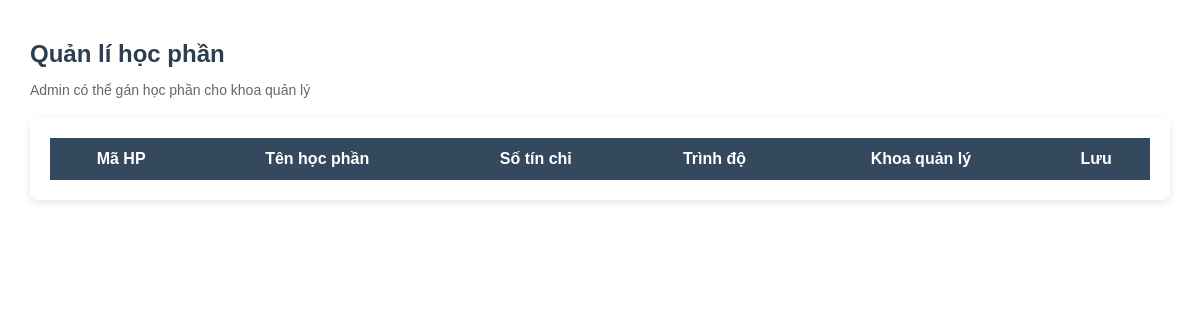
Before: /admin_hocphan_list with the older database file.
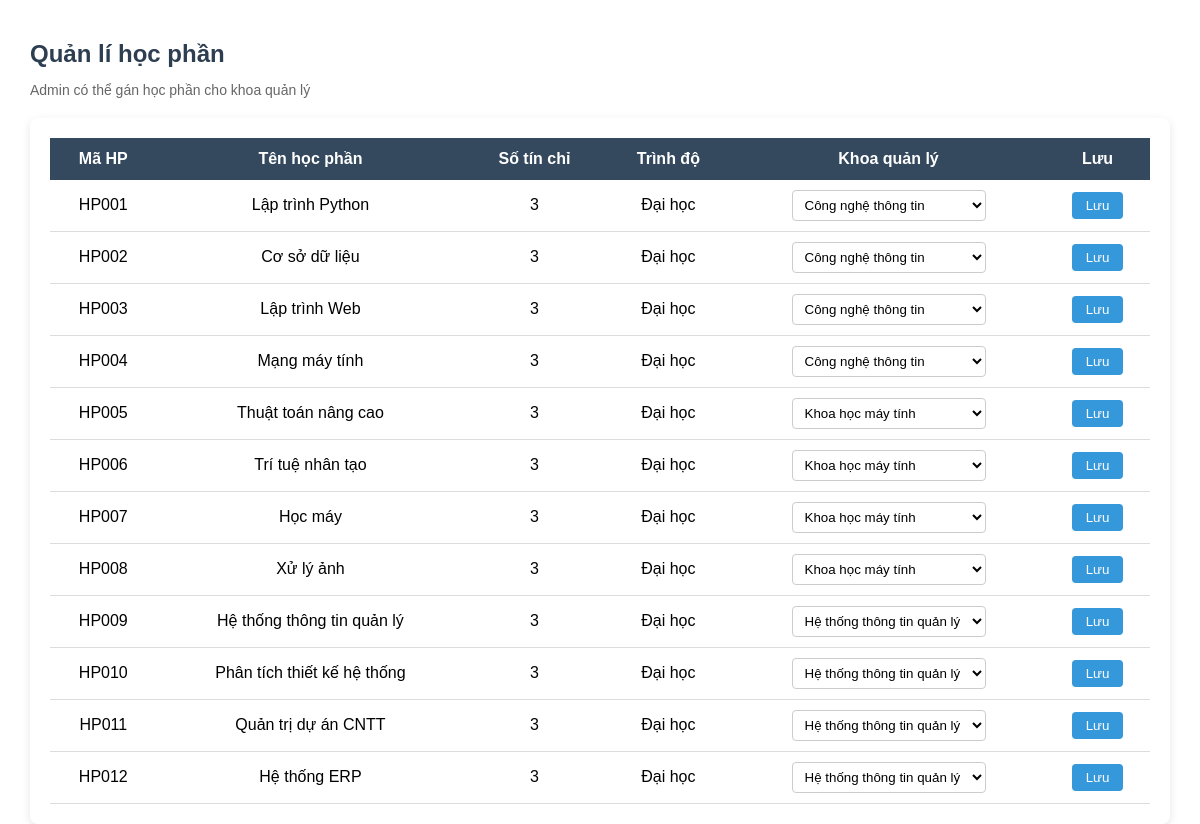
After: the same page with the newer database file.
### tables this page shows
CREATE TABLE "HocPhan" (
	"MaHP"	CHAR(10) NOT NULL,
	"TenHP"	NVARCHAR(100) NOT NULL,
	"SoTC"	INTEGER,
	"TrinhDo"	NVARCHAR(20),
	"MaDV"	CHAR(4),
	PRIMARY KEY("MaHP"),
	FOREIGN KEY("MaDV") REFERENCES "DonVi"("MaDV")
);

CREATE TABLE "DonVi" (
	"MaDV"	CHAR(4),
	"TenDV"	NVARCHAR(100) NOT NULL,
	PRIMARY KEY("MaDV")
);

### admin.py (the view)
@app.route("/admin_hocphan_list")
def admin_hocphan_list():
    conn = get_db()
    cur = conn.cursor()
    cur.execute("""
    SELECT HocPhan.MaHP,
           HocPhan.TenHP,
           HocPhan.SoTC,
           HocPhan.TrinhDo,
           HocPhan.MaDV,
           DonVi.TenDV
    FROM HocPhan
    LEFT JOIN DonVi
    ON HocPhan.MaDV = DonVi.MaDV
    """)
    hocphan_list = cur.fetchall()
    cur.execute("SELECT * FROM DonVi")
    donvi_list = cur.fetchall()
    conn.close()
    return render_template(
        "admin_hocphan_list.html",
        hocphan_list=hocphan_list,
        donvi_list=donvi_list
    )

### admin.py (called while the page is built)
def get_db():
    conn = sqlite3.connect(DATABASE)
    conn.row_factory = sqlite3.Row
    return conn

### templates/admin_hocphan_list.html (shortened to what this page needs)
{% extends "base.html" %}
{% block content %}
<div class="container">
<div class="page-header">
<h2>Quản lí học phần</h2>
<p>Admin có thể gán học phần cho khoa quản lý</p>
</div>
<div class="table-wrapper">
<table class="hocphan-table">
<thead>
<tr>
<th>Mã HP</th>
<th>Tên học phần</th>
<th>Số tín chỉ</th>
<th>Trình độ</th>
<th>Khoa quản lý</th>
<th>Lưu</th>
</tr>
</thead>
<tbody>
{% for hp in hocphan_list %}
<tr>
<form method="POST" action="/admin/update_hocphan">
<td>{{ hp.MaHP }}</td>
<td>{{ hp.TenHP }}</td>
<td>{{ hp.SoTC }}</td>
<td>{{ hp.TrinhDo }}</td>
<td>
<select name="MaDV" class="select-khoa">
{% for dv in donvi_list %}
<option value="{{ dv.MaDV }}"
{% if dv.MaDV == hp.MaDV %}
selected
{% endif %}
>
{{ dv.TenDV }}
</option>
{% endfor %}
</select>
</td>
<td>
<button class="btn-save">
Lưu
</button>
</td>
</form>
</tr>
{% endfor %}
</tbody>
</table>
</div>
</div>
{% endblock %}

### templates/base.html (shortened to what this page needs)
<!DOCTYPE html>
<html>
<head>
    <link rel="stylesheet" href="{{ url_for('static', filename='styles.css') }}">
    <link rel="stylesheet" href="{{ url_for('static', filename='styles_topmenu.css') }}">
    <link rel="stylesheet" href="{{ url_for('static', filename='styles_admin.css') }}">
</head>
<body>
    {% block content %}
    {% endblock %}
</body>
</html>

### static/styles_topmenu.css (style rules this page uses)
body { margin:0; font-family:Arial; }

### static/styles_admin.css (style rules this page uses)
.container { width: 95%; margin: auto; padding-top: 20px; }
.page-header { margin-bottom: 20px; }
.page-header h2 { color: #2c3e50; margin-bottom: 5px; }
.page-header p { color: #666; font-size: 14px; }
.table-wrapper { background: white; padding: 20px; border-radius: 8px; box-shadow: 0 3px 10px rgba(0,0,0,0.1); }
.hocphan-table { width: 100%; border-collapse: collapse; }
.hocphan-table thead { background: #34495e; color: white; }
.hocphan-table th { padding: 12px; text-align: center; }
.hocphan-table td { padding: 10px; border-bottom: 1px solid #ddd; text-align: center; }
.select-khoa { padding: 6px 8px; border-radius: 4px; border: 1px solid #ccc; background: #fff; }
.btn-save { padding: 6px 14px; background: #3498db; color: white; border: none; border-radius: 4px; cursor: pointer; }

Changed rows visible on the page:
added HocPhan: MaHP "HP001", TenHP "Lập trình Python", SoTC "3", TrinhDo "Đại học", MaDV "Công nghệ thông tin"
added HocPhan: MaHP "HP002", TenHP "Cơ sở dữ liệu", SoTC "3", TrinhDo "Đại học", MaDV "Công nghệ thông tin"
added HocPhan: MaHP "HP003", TenHP "Lập trình Web", SoTC "3", TrinhDo "Đại học", MaDV "Công nghệ thông tin"
added HocPhan: MaHP "HP004", TenHP "Mạng máy tính", SoTC "3", TrinhDo "Đại học", MaDV "Công nghệ thông tin"
added HocPhan: MaHP "HP005", TenHP "Thuật toán nâng cao", SoTC "3", TrinhDo "Đại học", MaDV "Khoa học máy tính"
added HocPhan: MaHP "HP006", TenHP "Trí tuệ nhân tạo", SoTC "3", TrinhDo "Đại học", MaDV "Khoa học máy tính"
added HocPhan: MaHP "HP007", TenHP "Học máy", SoTC "3", TrinhDo "Đại học", MaDV "Khoa học máy tính"
added HocPhan: MaHP "HP008", TenHP "Xử lý ảnh", SoTC "3", TrinhDo "Đại học", MaDV "Khoa học máy tính"
added HocPhan: MaHP "HP009", TenHP "Hệ thống thông tin quản lý", SoTC "3", TrinhDo "Đại học", MaDV "Hệ thống thông tin quản lý"
added HocPhan: MaHP "HP010", TenHP "Phân tích thiết kế hệ thống", SoTC "3", TrinhDo "Đại học", MaDV "Hệ thống thông tin quản lý"
added HocPhan: MaHP "HP011", TenHP "Quản trị dự án CNTT", SoTC "3", TrinhDo "Đại học", MaDV "Hệ thống thông tin quản lý"
added HocPhan: MaHP "HP012", TenHP "Hệ thống ERP", SoTC "3", TrinhDo "Đại học", MaDV "Hệ thống thông tin quản lý"
